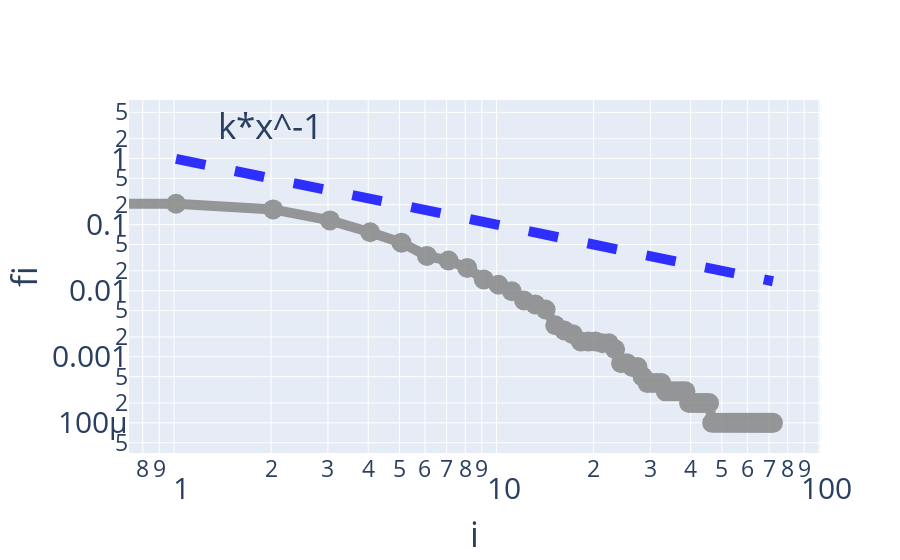

The notebook cell saved with this chart:
### Code cell
freq = np.histogram(N, bins=500)[0]
freq = freq[freq>0]
freq = np.sort(freq)[::-1]/np.sum(freq)

fig = go.Figure()
fig.add_trace(go.Scatter(x=x, y=freq, mode="lines+markers", marker=dict(size=20), line=dict(width=10, color="gray")))
fig.add_trace(go.Scatter(x=x, y=1/x, mode="lines", line=dict(width=10, color="blue", dash="dash"), name="1/x"))

fig.add_annotation(xref="x", x=0.3, y=0.5, text="k*x^-1",showarrow=False, font_size=35)

fig.update_layout(showlegend=False,
                  xaxis=dict(title_text="i", title_font_size=35, tickfont_size=30, type="log"),
                 yaxis=dict(title_text="fi", title_font_size=35,tickfont_size=30, type="log"))
fig.update_traces(opacity=0.8)

fig.show()
